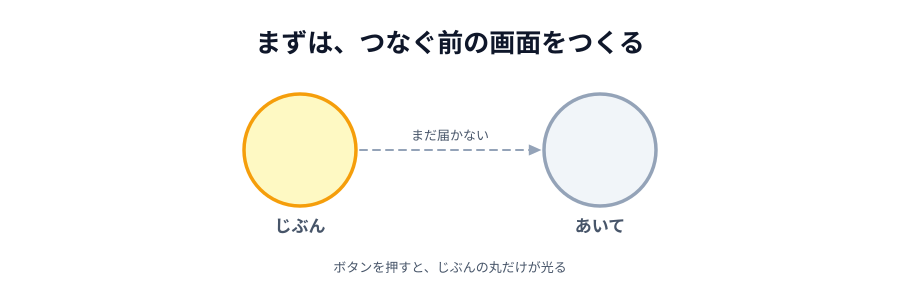

Write Python code to recreate this figure.
# 00-thumbnail.svg
# スキーマ: NEAR-FAR（自分の丸は光るが、相手の丸は届かない）

import sys
sys.path.insert(0, "/Users/seekseep/.claude/skills/genfig")
from genfig import Canvas, PALETTE

c = Canvas(900, 290)
c.text(450, 52, "まずは、つなぐ前の画面をつくる", scale="xl")

c.ellipse(300, 150, 56, 56, color="yellow")
c.text(300, 232, "じぶん", scale="md")
c.ellipse(600, 150, 56, 56, color="gray")
c.text(600, 232, "あいて", scale="md")
c.connector(360, 150, 540, 150, dash="dashed", primary=False, label="まだ届かない", label_scale="sm")
c.text(450, 272, "ボタンを押すと、じぶんの丸だけが光る", scale="sm")

c.save("00-thumbnail.svg")
